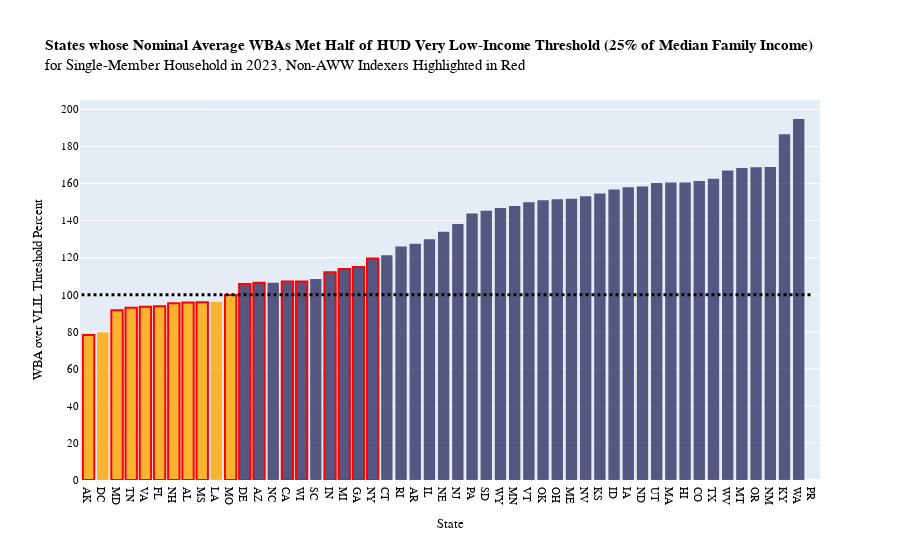

Here is the notebook cell this chart was saved with:
### Code cell
fig1 = px.bar(avgwba.sort_values(by='WBA-Limit Ratio'), 
             x='State', 
             y='WBA-Limit Ratio', 
             color = 'Met limit',
             color_discrete_sequence=['rgba(255, 165, 0,0.8)', 'rgba(50,50,100,0.8)'],
             width=2000)

nonindexers_list = ['AK', 'AL', 'AZ', 'CA', 'DE', 'FL', 'GA', 'IN', 'MD',
                    'MI', 'MO', 'MS', 'NH', 'NY', 'TN', 'VA', 'WI']
avgwba_sorted = avgwba.sort_values(by='WBA-Limit Ratio')
fig1 = go.Figure()

for i, row in avgwba_sorted.iterrows():
    is_nonindexer = row["State"] in nonindexers_list
    fill_color = 'rgba(255, 165, 0,0.8)' if row["Met limit"] == False else 'rgba(50,50,100,0.8)'
    line_color = 'red' if is_nonindexer else fill_color 
    fig1.add_trace(go.Bar(
        x=[row["State"]],
        y=[row["WBA-Limit Ratio"]],
        marker=dict(
            color=fill_color,
            line=dict(color=line_color, width=2 if is_nonindexer else 0)
        ),
        showlegend=False  # Optional: manage legend manually
    ))

# Update layout
fig1.update_layout(
    title_text="<b>States whose Nominal Average WBAs Met Half of HUD Very Low-Income Threshold (25% of Median Family Income)</b> <br>for Single-Member Household in 2023, Non-AWW Indexers Highlighted in Red",
    xaxis_title="State",
    yaxis_title="WBA over VLIL Threshold Percent",
    font=dict(family="Cambria", size=11, color="black"),
    width=2000,
    yaxis=dict(tick0=0, dtick=20)
)

# Add dotted threshold line at y=100
fig1.add_shape(
    type="line",
    x0=-0.5,
    x1=51,
    y0=100,
    y1=100,
    line=dict(color="black", width=3, dash="dot")
)

fig1.show()

### Figure 1 — Plotly figure (JSON) as saved in the notebook; plotly's stock layout.template omitted (floating-point values rounded to 4 significant figures)
{"data": [{"marker": {"color": "rgba(255, 165, 0,0.8)", "line": {"color": "red", "width": 2}}, "showlegend": false, "type": "bar", "x": ["AK"], "y": [78.19]}, {"marker": {"color": "rgba(255, 165, 0,0.8)", "line": {"color": "rgba(255, 165, 0,0.8)", "width": 0}}, "showlegend": false, "type": "bar", "x": ["DC"], "y": [79.8]}, {"marker": {"color": "rgba(255, 165, 0,0.8)", "line": {"color": "red", "width": 2}}, "showlegend": false, "type": "bar", "x": ["MD"], "y": [91.66]}, {"marker": {"color": "rgba(255, 165, 0,0.8)", "line": {"color": "red", "width": 2}}, "showlegend": false, "type": "bar", "x": ["TN"], "y": [92.99]}, {"marker": {"color": "rgba(255, 165, 0,0.8)", "line": {"color": "red", "width": 2}}, "showlegend": false, "type": "bar", "x": ["VA"], "y": [93.48]}, {"marker": {"color": "rgba(255, 165, 0,0.8)", "line": {"color": "red", "width": 2}}, "showlegend": false, "type": "bar", "x": ["FL"], "y": [93.7]}, {"marker": {"color": "rgba(255, 165, 0,0.8)", "line": {"color": "red", "width": 2}}, "showlegend": false, "type": "bar", "x": ["NH"], "y": [95.39]}, {"marker": {"color": "rgba(255, 165, 0,0.8)", "line": {"color": "red", "width": 2}}, "showlegend": false, "type": "bar", "x": ["AL"], "y": [95.73]}, {"marker": {"color": "rgba(255, 165, 0,0.8)", "line": {"color": "red", "width": 2}}, "showlegend": false, "type": "bar", "x": ["MS"], "y": [95.94]}, {"marker": {"color": "rgba(255, 165, 0,0.8)", "line": {"color": "rgba(255, 165, 0,0.8)", "width": 0}}, "showlegend": false, "type": "bar", "x": ["LA"], "y": [96.23]}, {"marker": {"color": "rgba(255, 165, 0,0.8)", "line": {"color": "red", "width": 2}}, "showlegend": false, "type": "bar", "x": ["MO"], "y": [99.81]}, {"marker": {"color": "rgba(50,50,100,0.8)", "line": {"color": "red", "width": 2}}, "showlegend": false, "type": "bar", "x": ["DE"], "y": [105.8]}, {"marker": {"color": "rgba(50,50,100,0.8)", "line": {"color": "red", "width": 2}}, "showlegend": false, "type": "bar", "x": ["AZ"], "y": [106.4]}, {"marker": {"color": "rgba(50,50,100,0.8)", "line": {"color": "rgba(50,50,100,0.8)", "width": 0}}, "showlegend": false, "type": "bar", "x": ["NC"], "y": [106.5]}, {"marker": {"color": "rgba(50,50,100,0.8)", "line": {"color": "red", "width": 2}}, "showlegend": false, "type": "bar", "x": ["CA"], "y": [107.1]}, {"marker": {"color": "rgba(50,50,100,0.8)", "line": {"color": "red", "width": 2}}, "showlegend": false, "type": "bar", "x": ["WI"], "y": [107.2]}, {"marker": {"color": "rgba(50,50,100,0.8)", "line": {"color": "rgba(50,50,100,0.8)", "width": 0}}, "showlegend": false, "type": "bar", "x": ["SC"], "y": [108.5]}, {"marker": {"color": "rgba(50,50,100,0.8)", "line": {"color": "red", "width": 2}}, "showlegend": false, "type": "bar", "x": ["IN"], "y": [112.2]}, {"marker": {"color": "rgba(50,50,100,0.8)", "line": {"color": "red", "width": 2}}, "showlegend": false, "type": "bar", "x": ["MI"], "y": [113.9]}, {"marker": {"color": "rgba(50,50,100,0.8)", "line": {"color": "red", "width": 2}}, "showlegend": false, "type": "bar", "x": ["GA"], "y": [115]}, {"marker": {"color": "rgba(50,50,100,0.8)", "line": {"color": "red", "width": 2}}, "showlegend": false, "type": "bar", "x": ["NY"], "y": [119.6]}, {"marker": {"color": "rgba(50,50,100,0.8)", "line": {"color": "rgba(50,50,100,0.8)", "width": 0}}, "showlegend": false, "type": "bar", "x": ["CT"], "y": [121.2]}, {"marker": {"color": "rgba(50,50,100,0.8)", "line": {"color": "rgba(50,50,100,0.8)", "width": 0}}, "showlegend": false, "type": "bar", "x": ["RI"], "y": [126.0]}, {"marker": {"color": "rgba(50,50,100,0.8)", "line": {"color": "rgba(50,50,100,0.8)", "width": 0}}, "showlegend": false, "type": "bar", "x": ["AR"], "y": [127.4]}, {"marker": {"color": "rgba(50,50,100,0.8)", "line": {"color": "rgba(50,50,100,0.8)", "width": 0}}, "showlegend": false, "type": "bar", "x": ["IL"], "y": [130.0]}, {"marker": {"color": "rgba(50,50,100,0.8)", "line": {"color": "rgba(50,50,100,0.8)", "width": 0}}, "showlegend": false, "type": "bar", "x": ["NE"], "y": [133.9]}, {"marker": {"color": "rgba(50,50,100,0.8)", "line": {"color": "rgba(50,50,100,0.8)", "width": 0}}, "showlegend": false, "type": "bar", "x": ["NJ"], "y": [138.1]}, {"marker": {"color": "rgba(50,50,100,0.8)", "line": {"color": "rgba(50,50,100,0.8)", "width": 0}}, "showlegend": false, "type": "bar", "x": ["PA"], "y": [143.9]}, {"marker": {"color": "rgba(50,50,100,0.8)", "line": {"color": "rgba(50,50,100,0.8)", "width": 0}}, "showlegend": false, "type": "bar", "x": ["SD"], "y": [145.3]}, {"marker": {"color": "rgba(50,50,100,0.8)", "line": {"color": "rgba(50,50,100,0.8)", "width": 0}}, "showlegend": false, "type": "bar", "x": ["WY"], "y": [146.8]}, {"marker": {"color": "rgba(50,50,100,0.8)", "line": {"color": "rgba(50,50,100,0.8)", "width": 0}}, "showlegend": false, "type": "bar", "x": ["MN"], "y": [147.8]}, {"marker": {"color": "rgba(50,50,100,0.8)", "line": {"color": "rgba(50,50,100,0.8)", "width": 0}}, "showlegend": false, "type": "bar", "x": ["VT"], "y": [149.9]}, {"marker": {"color": "rgba(50,50,100,0.8)", "line": {"color": "rgba(50,50,100,0.8)", "width": 0}}, "showlegend": false, "type": "bar", "x": ["OK"], "y": [150.9]}, {"marker": {"color": "rgba(50,50,100,0.8)", "line": {"color": "rgba(50,50,100,0.8)", "width": 0}}, "showlegend": false, "type": "bar", "x": ["OH"], "y": [151.5]}, {"marker": {"color": "rgba(50,50,100,0.8)", "line": {"color": "rgba(50,50,100,0.8)", "width": 0}}, "showlegend": false, "type": "bar", "x": ["ME"], "y": [151.8]}, {"marker": {"color": "rgba(50,50,100,0.8)", "line": {"color": "rgba(50,50,100,0.8)", "width": 0}}, "showlegend": false, "type": "bar", "x": ["NV"], "y": [153.1]}, {"marker": {"color": "rgba(50,50,100,0.8)", "line": {"color": "rgba(50,50,100,0.8)", "width": 0}}, "showlegend": false, "type": "bar", "x": ["KS"], "y": [154.6]}, {"marker": {"color": "rgba(50,50,100,0.8)", "line": {"color": "rgba(50,50,100,0.8)", "width": 0}}, "showlegend": false, "type": "bar", "x": ["ID"], "y": [156.8]}, {"marker": {"color": "rgba(50,50,100,0.8)", "line": {"color": "rgba(50,50,100,0.8)", "width": 0}}, "showlegend": false, "type": "bar", "x": ["IA"], "y": [158.0]}, {"marker": {"color": "rgba(50,50,100,0.8)", "line": {"color": "rgba(50,50,100,0.8)", "width": 0}}, "showlegend": false, "type": "bar", "x": ["ND"], "y": [158.4]}, {"marker": {"color": "rgba(50,50,100,0.8)", "line": {"color": "rgba(50,50,100,0.8)", "width": 0}}, "showlegend": false, "type": "bar", "x": ["UT"], "y": [160.2]}, {"marker": {"color": "rgba(50,50,100,0.8)", "line": {"color": "rgba(50,50,100,0.8)", "width": 0}}, "showlegend": false, "type": "bar", "x": ["MA"], "y": [160.6]}, {"marker": {"color": "rgba(50,50,100,0.8)", "line": {"color": "rgba(50,50,100,0.8)", "width": 0}}, "showlegend": false, "type": "bar", "x": ["HI"], "y": [160.6]}, {"marker": {"color": "rgba(50,50,100,0.8)", "line": {"color": "rgba(50,50,100,0.8)", "width": 0}}, "showlegend": false, "type": "bar", "x": ["CO"], "y": [161.3]}, {"marker": {"color": "rgba(50,50,100,0.8)", "line": {"color": "rgba(50,50,100,0.8)", "width": 0}}, "showlegend": false, "type": "bar", "x": ["TX"], "y": [162.6]}, {"marker": {"color": "rgba(50,50,100,0.8)", "line": {"color": "rgba(50,50,100,0.8)", "width": 0}}, "showlegend": false, "type": "bar", "x": ["WV"], "y": [167]}, {"marker": {"color": "rgba(50,50,100,0.8)", "line": {"color": "rgba(50,50,100,0.8)", "width": 0}}, "showlegend": false, "type": "bar", "x": ["MT"], "y": [168.3]}, {"marker": {"color": "rgba(50,50,100,0.8)", "line": {"color": "rgba(50,50,100,0.8)", "width": 0}}, "showlegend": false, "type": "bar", "x": ["OR"], "y": [168.7]}, {"marker": {"color": "rgba(50,50,100,0.8)", "line": {"color": "rgba(50,50,100,0.8)", "width": 0}}, "showlegend": false, "type": "bar", "x": ["NM"], "y": [169.0]}, {"marker": {"color": "rgba(50,50,100,0.8)", "line": {"color": "rgba(50,50,100,0.8)", "width": 0}}, "showlegend": false, "type": "bar", "x": ["KY"], "y": [186.5]}, {"marker": {"color": "rgba(50,50,100,0.8)", "line": {"color": "rgba(50,50,100,0.8)", "width": 0}}, "showlegend": false, "type": "bar", "x": ["WA"], "y": [194.8]}, {"marker": {"color": "rgba(255, 165, 0,0.8)", "line": {"color": "rgba(255, 165, 0,0.8)", "width": 0}}, "showlegend": false, "type": "bar", "x": ["PR"], "y": [null]}], "layout": {"autosize": true, "font": {"color": "black", "family": "Cambria", "size": 11}, "shapes": [{"line": {"color": "black", "dash": "dot", "width": 3}, "type": "line", "x0": -0.5, "x1": 51, "y0": 100, "y1": 100}], "title": {"text": "<b>States whose Nominal Average WBAs Met Half of HUD Very Low-Income Threshold (25% of Median Family Income)</b> <br>for Single-Member Household in 2023, Non-AWW Indexers Highlighted in Red"}, "xaxis": {"autorange": true, "range": [-0.6133, 51.5], "title": {"text": "State"}, "type": "category"}, "yaxis": {"autorange": true, "dtick": 20, "range": [0, 205.1], "tick0": 0, "title": {"text": "WBA over VLIL Threshold Percent"}, "type": "linear"}}}
